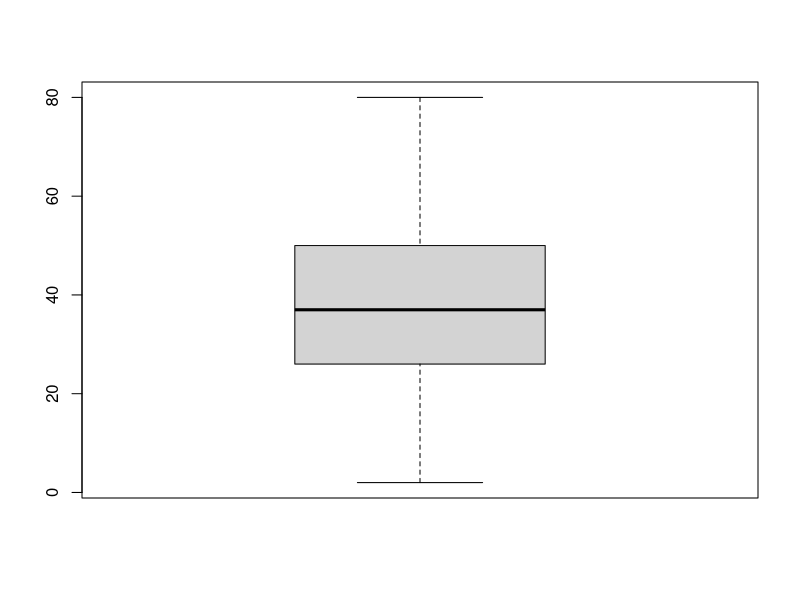
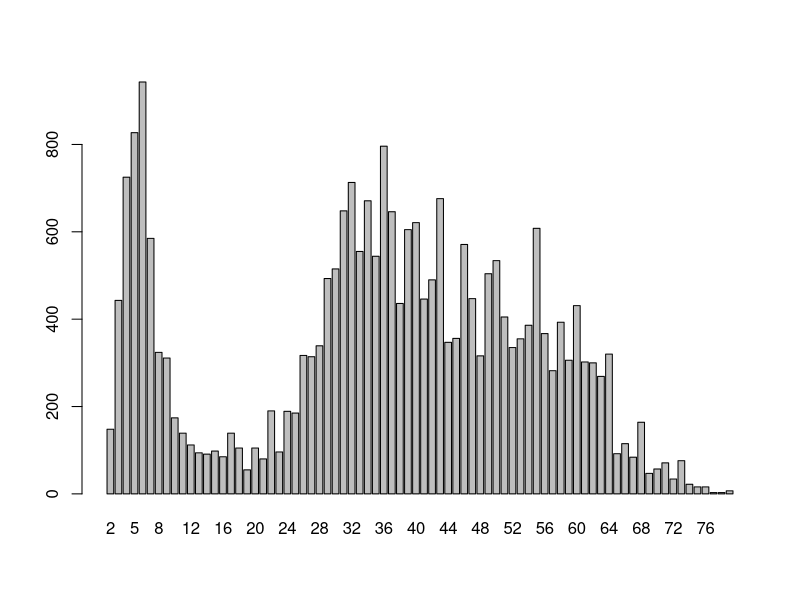
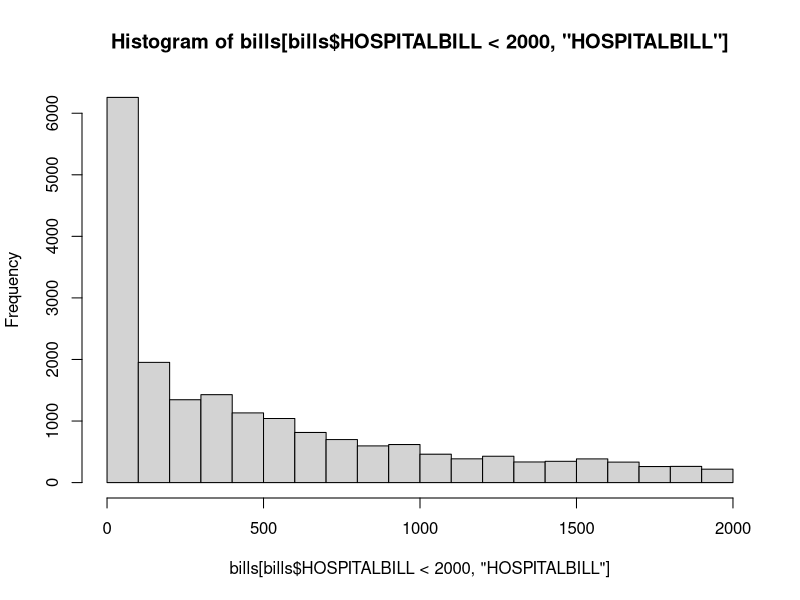
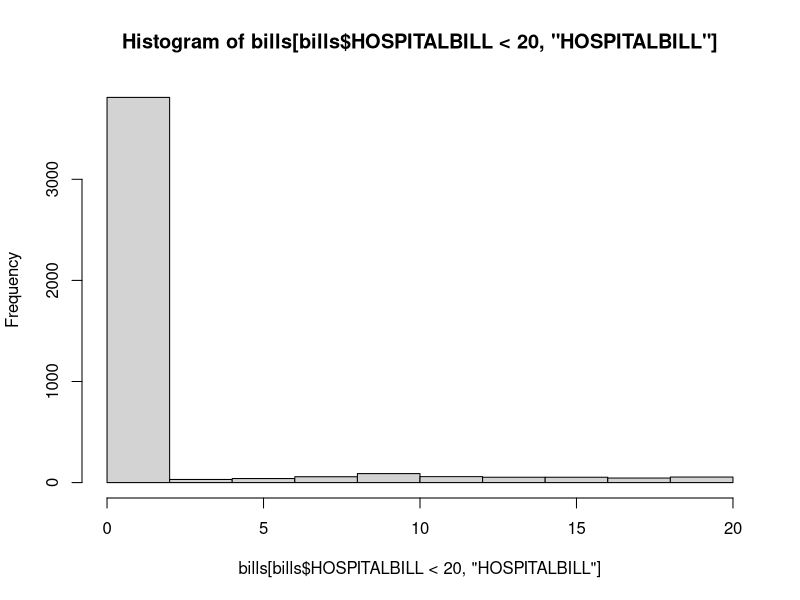
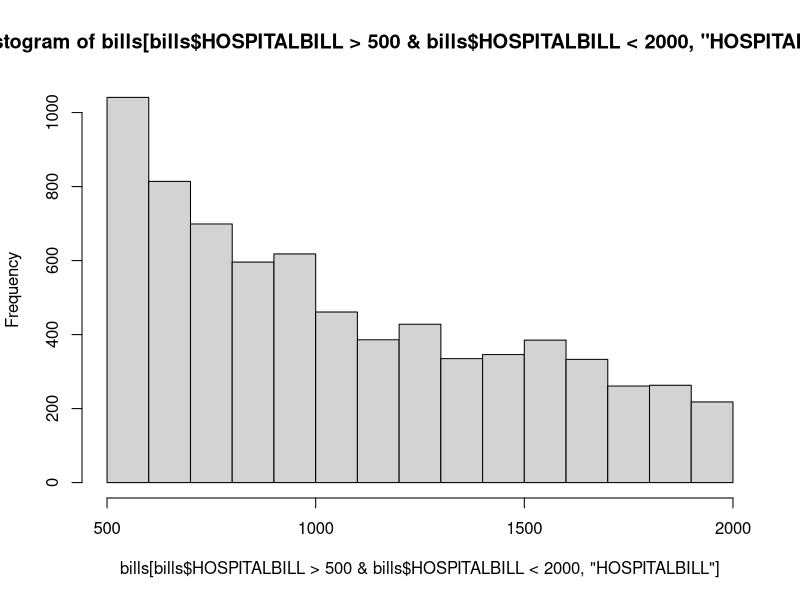

Write the R code that produced these figures, in order.
## import the bills data
bills <- read.csv("data/1 Core Data/Hospital Bills Final Set.csv")
bills <- bills[!is.na(bills$HOSPITALBILL), ]
bills[, "AGE"] <- 2014 - bills[, "yyyy"]

WardType <- read.csv("data/1 Core Data/Reference - WardType.csv")


## exploraton for age
summary(bills$AGE)
boxplot(bills$AGE)
barplot(table(bills$AGE))

hist(bills[bills$HOSPITALBILL < 2000, "HOSPITALBILL"])

hist(bills[bills$HOSPITALBILL < 20, "HOSPITALBILL"])

hist(bills[bills$HOSPITALBILL > 500 & bills$HOSPITALBILL < 2000, "HOSPITALBILL"])

table(bills[bills$HOSPITALBILL < 20, "HOSPITALBILL"])

head(bills[bills$HOSPITALBILL == 0, ])

bills <- bills[order(bills$ID, bills$yyyy, bills$DATEOFEVENT, bills$HOSPITALBILL, decreasing=F),]

head(bills, 30)

big.ID <- bills[bills$ID=="C000003554",]
sum(big.ID$HOSPITALBILL)

length(unique(big.ID$HRN))

aggregate(HOSPITALBILL ~ HRN , big.ID, sum)
